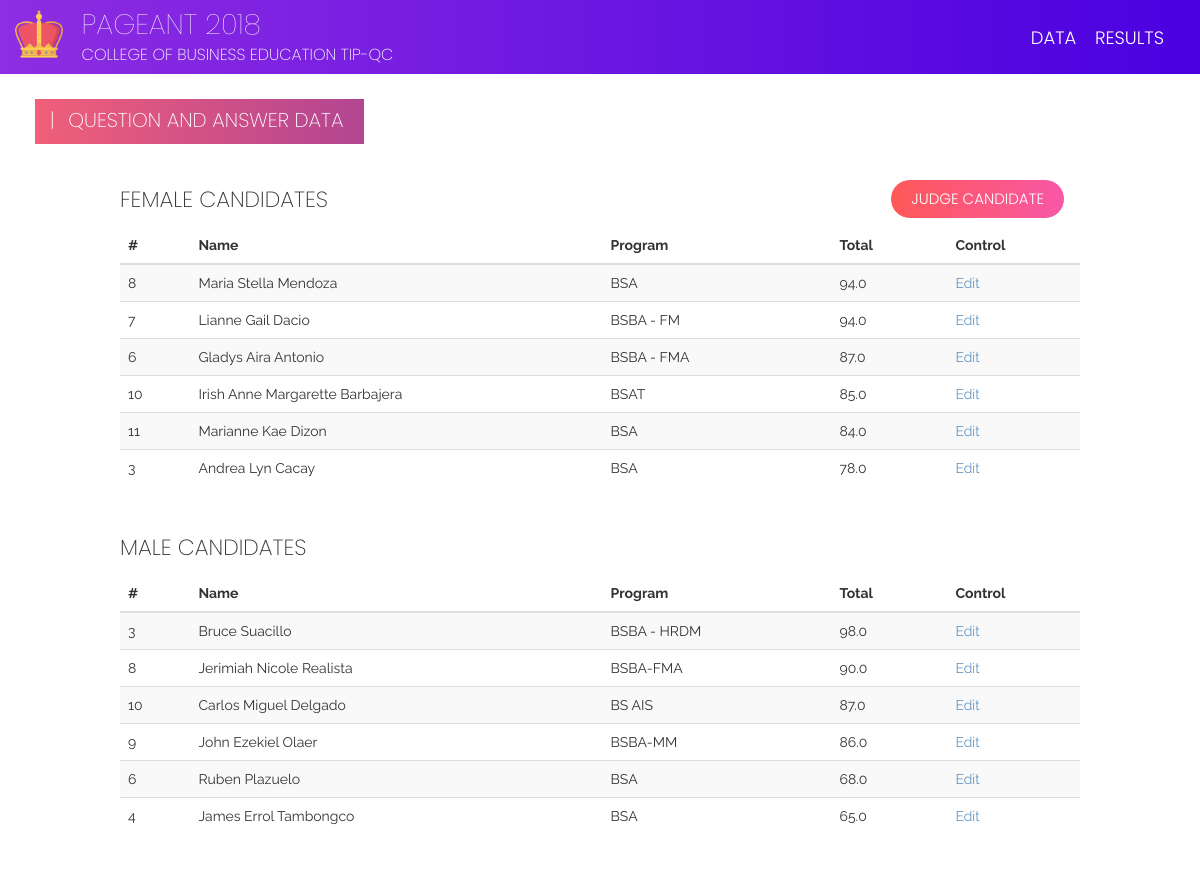
Page /candidates/question_and_answer/list (signed in) on the committed database.
### candidates/models.py (models this page shows, shortened)
class QuestionAndAnswer(models.Model):
    candidate = models.ForeignKey(RankSix, on_delete=models.CASCADE)
    judge = models.ForeignKey(User, on_delete=models.CASCADE)
    total = models.FloatField(validators=[MaxValueValidator(100), MinValueValidator(0)])
    class Meta:
        unique_together = ("candidate", "judge")

class RankSix(models.Model):
    candidate = models.OneToOneField(Candidate, on_delete=models.CASCADE)

class Candidate(models.Model):
    idx = models.IntegerField(null=True)
    picture = models.ImageField(default="default.png")
    first_name = models.CharField(max_length=50)
    last_name = models.CharField(max_length=50)
    program = models.CharField(max_length=50)
    sex = models.CharField(max_length=8, choices=(('Male', 'Male'), ('Female', 'Female')))
    order = models.IntegerField(null=True)
    class Meta:
        ordering = ('idx', 'sex')

### candidates/views.py (the view)
# urls.py: path('question_and_answer/list', views.question_and_answer_list, name='question_and_answer_list'),
@login_required(login_url='admin:login')
def question_and_answer_list(request):
    data = QuestionAndAnswer.objects.filter(judge=request.user).order_by('-total')
    return render(request, 'candidates/question_and_answer_list.html', {'data': data})

### candidates/templates/candidates/question_and_answer_list.html
{% extends 'add.html' %}
{% load static %}
{% block form %}
<link href="{% static 'css/add.css' %}" rel="stylesheet"/>
<div class="page-label-box">
    <h2 class="page-label">|<span style="padding-right: 8px;">  </span>Question and Answer Data</h2>
</div>
<a id="btn-transact" class="btn btn-x btn-t-x" href="{% url 'candidates:question_and_answer_add' %}">Judge Candidate</a>
<div class="row" id="table-content">
    <h3 class="table-label-x">Female Candidates</h3>
    <table class="table table-striped">
        <thead>
        <tr>
            <th scope="col" style="width: 3%;">#</th>
            <th scope="col" style="width: 18%;">Name</th>
            <th scope="col" style="width: 10%;">Program</th>
            <th scope="col" style="width: 5%;">Total</th>
            <th scope="col" style="width: 5%;">Control</th>
        </tr>
        </thead>
        <tbody>
        {% for each in data %}
        {% if each.candidate.candidate.sex == 'Female' %}
        <tr>
            <th scope="row">{{ each.candidate.candidate.idx }}</th>
            <td>{{ each.candidate.candidate.first_name }}<span> </span>{{ each.candidate.candidate.last_name }}</td>
            <td>{{ each.candidate.candidate.program }}</td>
            <td>{{ each.total }}</td>
            <td><a href="{% url 'candidates:question_and_answer_detail' pk=each.pk %}">Edit</a></td>
        </tr>
        {% endif %}
        {% endfor %}
        </tbody>
    </table>
    <h3 class="table-label-x table-label-male">Male Candidates</h3>
    <table class="table table-striped">
        <thead>
        <tr>
            <th scope="col" style="width: 3%;">#</th>
            <th scope="col" style="width: 18%;">Name</th>
            <th scope="col" style="width: 10%;">Program</th>
            <th scope="col" style="width: 5%;">Total</th>
            <th scope="col" style="width: 5%;">Control</th>
        </tr>
        </thead>
        <tbody>
        {% for each in data %}
        {% if each.candidate.candidate.sex == 'Male' %}
        <tr>
            <th scope="row">{{ each.candidate.candidate.idx }}</th>
            <td>{{ each.candidate.candidate.first_name }}<span> </span>{{ each.candidate.candidate.last_name }}</td>
            <td>{{ each.candidate.candidate.program }}</td>
            <td>{{ each.total }}</td>
            <td><a href="{% url 'candidates:question_and_answer_detail' pk=each.pk %}">Edit</a></td>
        </tr>
        {% endif %}
        {% endfor %}
        </tbody>
    </table>
</div>
{% endblock %}

### staticfiles/css/base.css (style rules this page uses)
p, td, a, .btn-x { font-family: "Raleway", -apple-system, BlinkMacSystemFont, "Segoe UI", Roboto, "Helvetica Neue", Arial, sans-serif; font-weight: 300; }
.btn-x { text-transform: uppercase; border-radius: 0; }
table tbody tr th, table tbody tr td { font-size: 14px; font-weight: 400; }
h1, h2, h3, h4, h5, h6 { font-weight: 200; font-family: "Poppins", -apple-system, BlinkMacSystemFont, "Segoe UI", Roboto, "Helvetica Neue", Arial, sans-serif; }
.table-label-male { margin-top: 50px; }
.page-label { text-transform: uppercase; padding-left: 15px; margin-top: 10px; padding-right: 20px; font-size: 20px; font-weight: 200; color: white; }
.table-label-x { margin-bottom: 15px; text-transform: uppercase; font-size: 22px; }
.page-label-box { background: #B24592; background: -webkit-linear-gradient(to right, #F15F79, #B24592); background: linear-gradient(to right, #F15F79, #B24592); display: inline-block; margin-left: 20px; height: 45px; margin-top: 25px; }
body { font-family: "Raleway", -apple-system, BlinkMacSystemFont, "Segoe UI", Roboto, "Helvetica Neue", Arial, sans-serif; font-weight: 400; }
.btn-x { margin-top: 15px; margin-left: -15px; font-family: "Poppins", -apple-system, BlinkMacSystemFont, "Segoe UI", Roboto, "Helvetica Neue", Arial, sans-serif; font-weight: 300; font-size: 15px; padding-top: 8px; }
#btn-transact { background: #f857a6; background: -webkit-linear-gradient(to right, #ff5858, #f857a6); background: linear-gradient(to right, #ff5858, #f857a6); border-radius: 20px; border-color: white; color: white; height: 40px; padding-left: 20px; padding-right: 20px; }
.btn-t-x { float: right; margin-right: 10vw; margin-top: 105px; }

### staticfiles/css/add.css (style rules this page uses)
#table-content { width: 80vw; margin: 2vw auto; }

### rows in the picture
QuestionAndAnswer: candidate.candidate.idx "8", candidate.candidate.first_name "Maria Stella", candidate.candidate.last_name "Mendoza", candidate.candidate.program "BSA", total "94.0"
QuestionAndAnswer: candidate.candidate.idx "7", candidate.candidate.first_name "Lianne Gail", candidate.candidate.last_name "Dacio", candidate.candidate.program "BSBA - FM", total "94.0"
QuestionAndAnswer: candidate.candidate.idx "6", candidate.candidate.first_name "Gladys Aira", candidate.candidate.last_name "Antonio", candidate.candidate.program "BSBA - FMA", total "87.0"
QuestionAndAnswer: candidate.candidate.idx "10", candidate.candidate.first_name "Irish Anne Margarette", candidate.candidate.last_name "Barbajera", candidate.candidate.program "BSAT", total "85.0"
QuestionAndAnswer: candidate.candidate.idx "11", candidate.candidate.first_name "Marianne Kae", candidate.candidate.last_name "Dizon", candidate.candidate.program "BSA", total "84.0"
QuestionAndAnswer: candidate.candidate.idx "3", candidate.candidate.first_name "Andrea Lyn", candidate.candidate.last_name "Cacay", candidate.candidate.program "BSA", total "78.0"
QuestionAndAnswer: candidate.candidate.idx "3", candidate.candidate.first_name "Bruce", candidate.candidate.last_name "Suacillo", candidate.candidate.program "BSBA - HRDM", total "98.0"
QuestionAndAnswer: candidate.candidate.idx "8", candidate.candidate.first_name "Jerimiah Nicole", candidate.candidate.last_name "Realista", candidate.candidate.program "BSBA-FMA", total "90.0"
QuestionAndAnswer: candidate.candidate.idx "10", candidate.candidate.first_name "Carlos Miguel", candidate.candidate.last_name "Delgado", candidate.candidate.program "BS AIS", total "87.0"
QuestionAndAnswer: candidate.candidate.idx "9", candidate.candidate.first_name "John Ezekiel", candidate.candidate.last_name "Olaer", candidate.candidate.program "BSBA-MM", total "86.0"
QuestionAndAnswer: candidate.candidate.idx "6", candidate.candidate.first_name "Ruben", candidate.candidate.last_name "Plazuelo", candidate.candidate.program "BSA", total "68.0"
QuestionAndAnswer: candidate.candidate.idx "4", candidate.candidate.first_name "James Errol", candidate.candidate.last_name "Tambongco", candidate.candidate.program "BSA", total "65.0"
